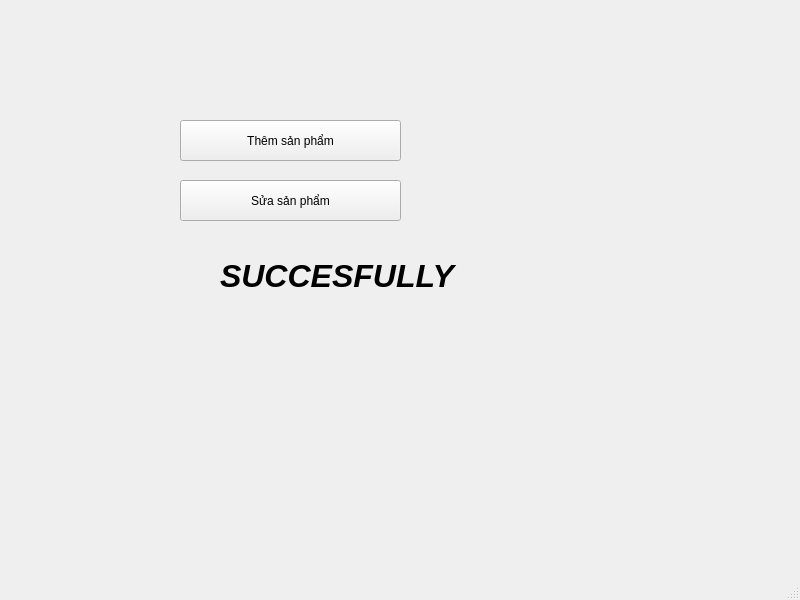
<?xml version="1.0" encoding="UTF-8"?>
<ui version="4.0">
 <class>MainWindow</class>
 <widget class="QMainWindow" name="MainWindow">
  <property name="geometry">
   <rect>
    <x>0</x>
    <y>0</y>
    <width>800</width>
    <height>600</height>
   </rect>
  </property>
  <property name="windowTitle">
   <string>MainWindow</string>
  </property>
  <widget class="QWidget" name="centralwidget">
   <widget class="QLabel" name="label_5">
    <property name="geometry">
     <rect>
      <x>220</x>
      <y>220</y>
      <width>391</width>
      <height>111</height>
     </rect>
    </property>
    <property name="font">
     <font>
      <pointsize>24</pointsize>
      <weight>75</weight>
      <italic>true</italic>
      <bold>true</bold>
     </font>
    </property>
    <property name="text">
     <string>SUCCESFULLY</string>
    </property>
   </widget>
   <widget class="QPushButton" name="btnAdmin">
    <property name="geometry">
     <rect>
      <x>180</x>
      <y>120</y>
      <width>221</width>
      <height>41</height>
     </rect>
    </property>
    <property name="text">
     <string>Thêm sản phẩm</string>
    </property>
   </widget>
   <widget class="QPushButton" name="btnUser">
    <property name="geometry">
     <rect>
      <x>180</x>
      <y>180</y>
      <width>221</width>
      <height>41</height>
     </rect>
    </property>
    <property name="text">
     <string>Sửa sản phẩm</string>
    </property>
   </widget>
  </widget>
  <widget class="QMenuBar" name="menubar">
   <property name="geometry">
    <rect>
     <x>0</x>
     <y>0</y>
     <width>800</width>
     <height>26</height>
    </rect>
   </property>
  </widget>
  <widget class="QStatusBar" name="statusbar"/>
 </widget>
 <resources/>
 <connections/>
</ui>
